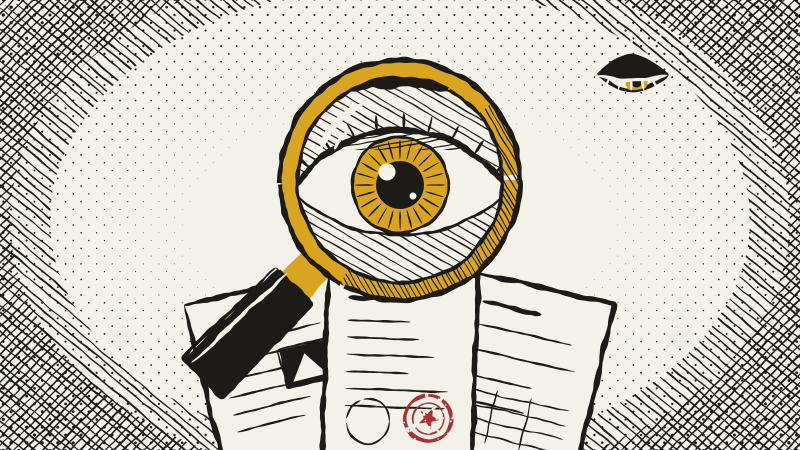
#> input picture art/akteneinsicht.png, 1600 x 900 px (shown at 1/2 size)
$ python -i build.py   (imports and definitions only)
#> lines starting #> are read from the running program, lines starting #| are printed output that depends on the picture
"""Baut aus data/cards.json ein druckfertiges A4-PDF (9 Karten pro Seite)."""

import html
import io
import json
import sys
from base64 import b64encode
from pathlib import Path

ROOT = Path(__file__).resolve().parents[2]
sys.path.insert(0, str(Path(__file__).resolve().parent))

import art_gen  # noqa: E402

LABELS = {
    "bedrohung": "Bedrohung",
    "rettung": "Rettung",
    "reaktion": "Reaktion",
    "verzoegerung": "Verzögerung",
    "information": "Information",
    "kontrolle": "Kontrolle",
    "interaktion": "Interaktion",
    "dokument": "Dokument",
}

PER_SHEET = 9

# Zielbreite der eingebetteten Bilder. 57 mm Kartenbreite bei 400 dpi = ~900 px.
ART_WIDTH = 1100
ART_QUALITY = 92


# [12 lines left out: functions color_of, expand, not called in this run]


def encode_image(path: Path) -> str:
    """Verkleinert das Bild und gibt es als base64-JPEG zurueck."""
#> called with path = '../../art/akteneinsicht.png'
    from PIL import Image

    img = Image.open(path)
#> img is the input picture: PIL image 1600x900 RGB; mean R, G, B 201.7, 197, 184.6
    if img.mode in ("RGBA", "LA", "P"):
        img = img.convert("RGBA")
        flat = Image.new("RGB", img.size, (244, 241, 232))
        flat.paste(img, mask=img.split()[-1])
        img = flat
    else:
        img = img.convert("RGB")

    if img.width > ART_WIDTH:
        height = round(img.height * ART_WIDTH / img.width)
#> height = 619
        img = img.resize((ART_WIDTH, height), Image.LANCZOS)
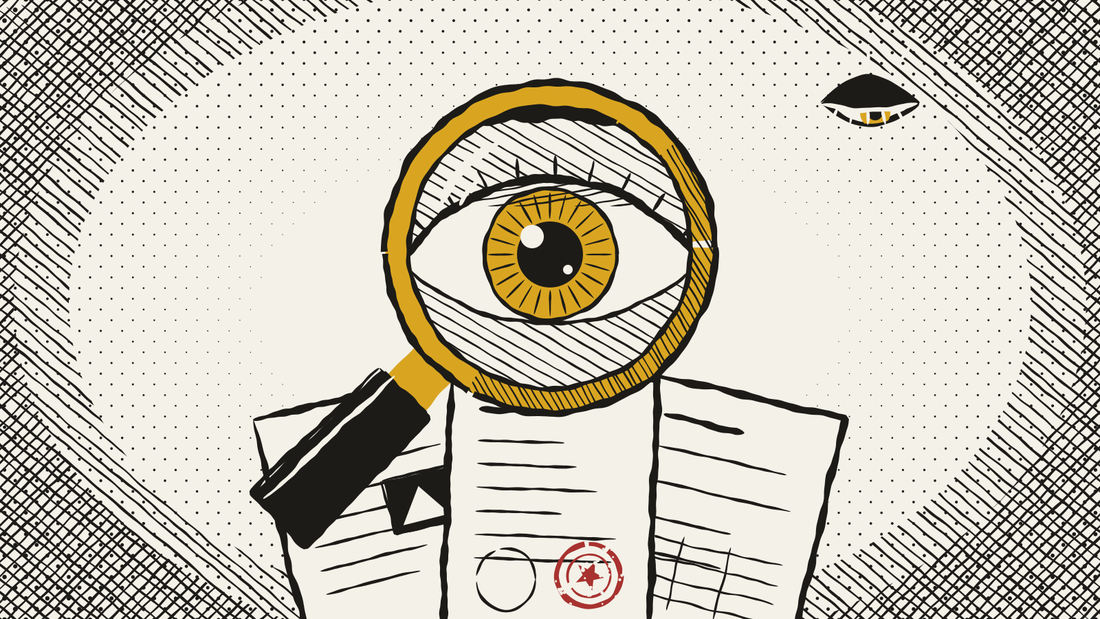
#> img: PIL image 1100x619 RGB; mean R, G, B 201.6, 197, 184.6

    buf = io.BytesIO()
    img.save(buf, format="JPEG", quality=ART_QUALITY, optimize=True, progressive=True)
    return b64encode(buf.getvalue()).decode("ascii")


# [130 lines left out: functions load_art, render_card, build_html, main, not called in this run]


# [2 lines not run here, left out]

>>> result = encode_image('../../art/akteneinsicht.png')

$ run again, on art/bauantrag.png
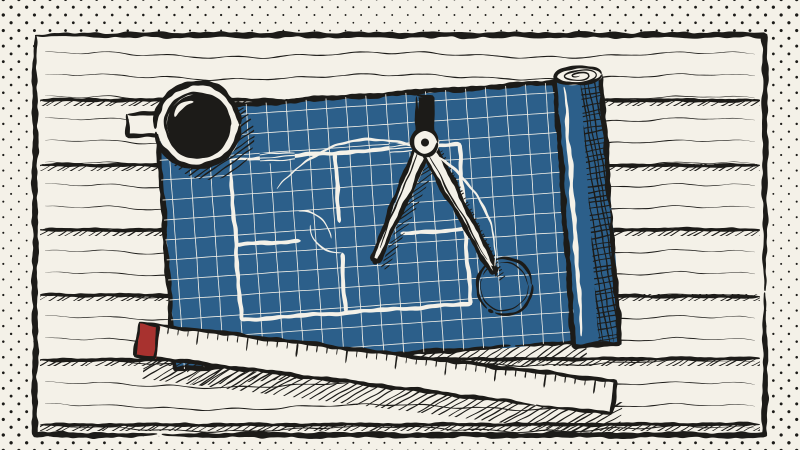
#> input picture art/bauantrag.png, 1600 x 900 px (shown at 1/2 size)
#> in encode_image, img is the input picture: PIL image 1600x900 RGB; mean R, G, B 166, 175.5, 179.4
#> in encode_image, `img = img.resize((ART_WIDTH, height), Image.LANCZOS)`:
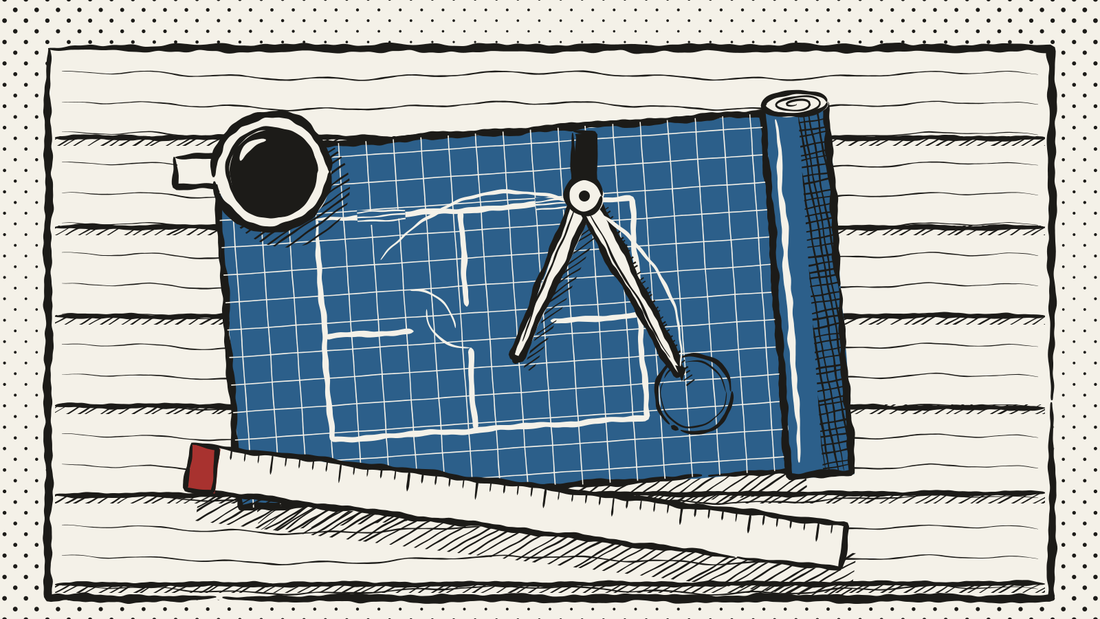
#> img: PIL image 1100x619 RGB; mean R, G, B 165.9, 175.5, 179.4

$ run again, on art/formfehler.png
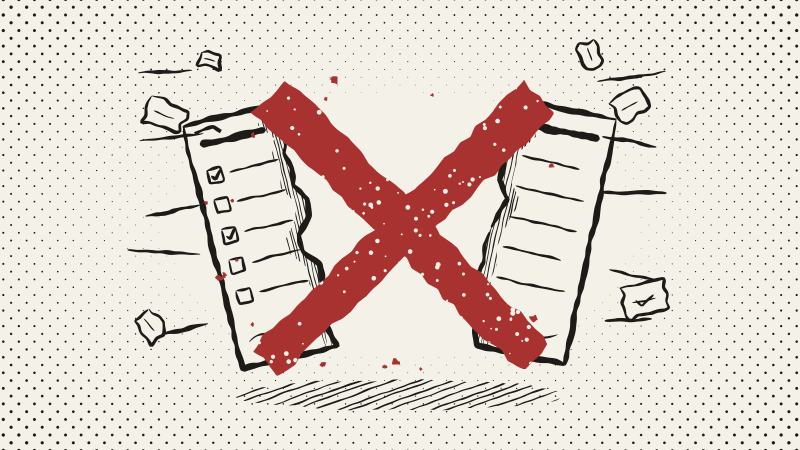
#> input picture art/formfehler.png, 1600 x 900 px (shown at 1/2 size)
#> in encode_image, img is the input picture: PIL image 1600x900 RGB; mean R, G, B 225.5, 212.9, 204.8
#> in encode_image, `img = img.resize((ART_WIDTH, height), Image.LANCZOS)`:
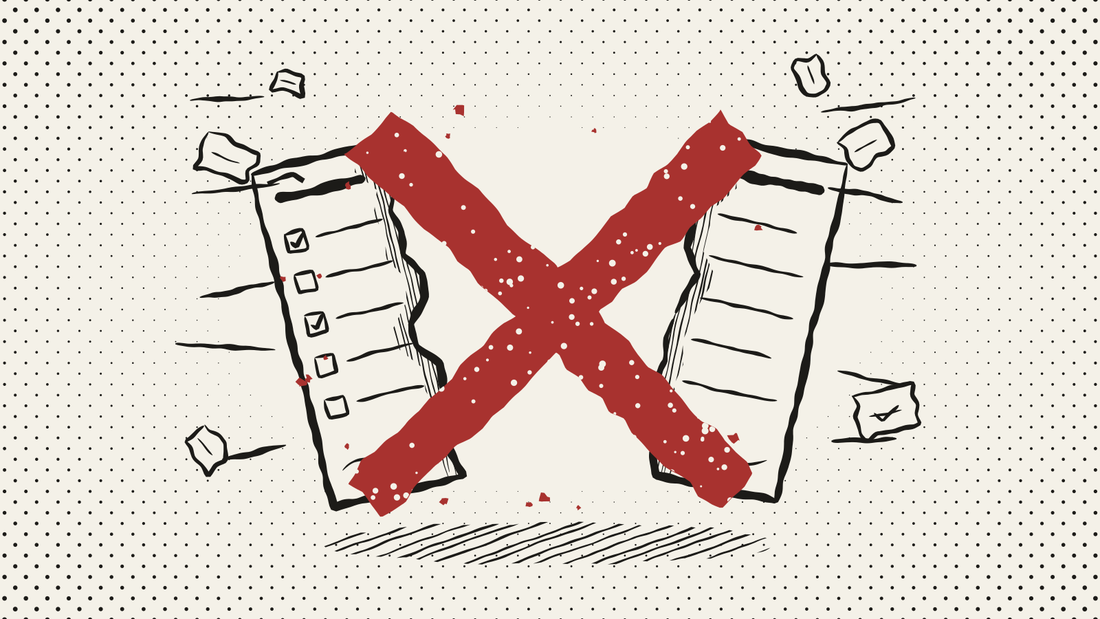
#> img: PIL image 1100x619 RGB; mean R, G, B 225.5, 212.9, 204.8

$ run again, on art/fristverlaengerung.png
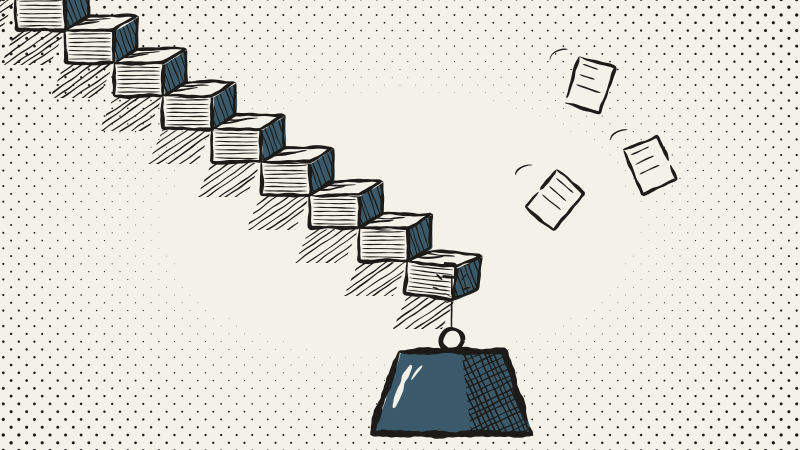
#> input picture art/fristverlaengerung.png, 1600 x 900 px (shown at 1/2 size)
#> in encode_image, img is the input picture: PIL image 1600x900 RGB; mean R, G, B 221.7, 220, 212.3
#> in encode_image, `img = img.resize((ART_WIDTH, height), Image.LANCZOS)`:
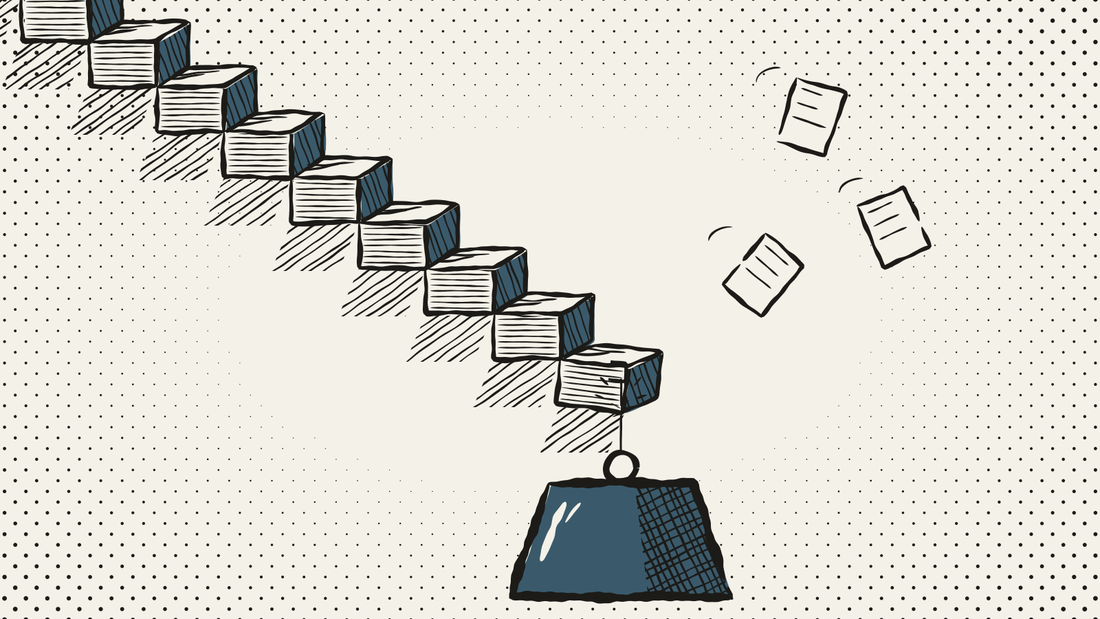
#> img: PIL image 1100x619 RGB; mean R, G, B 221.7, 220, 212.3
